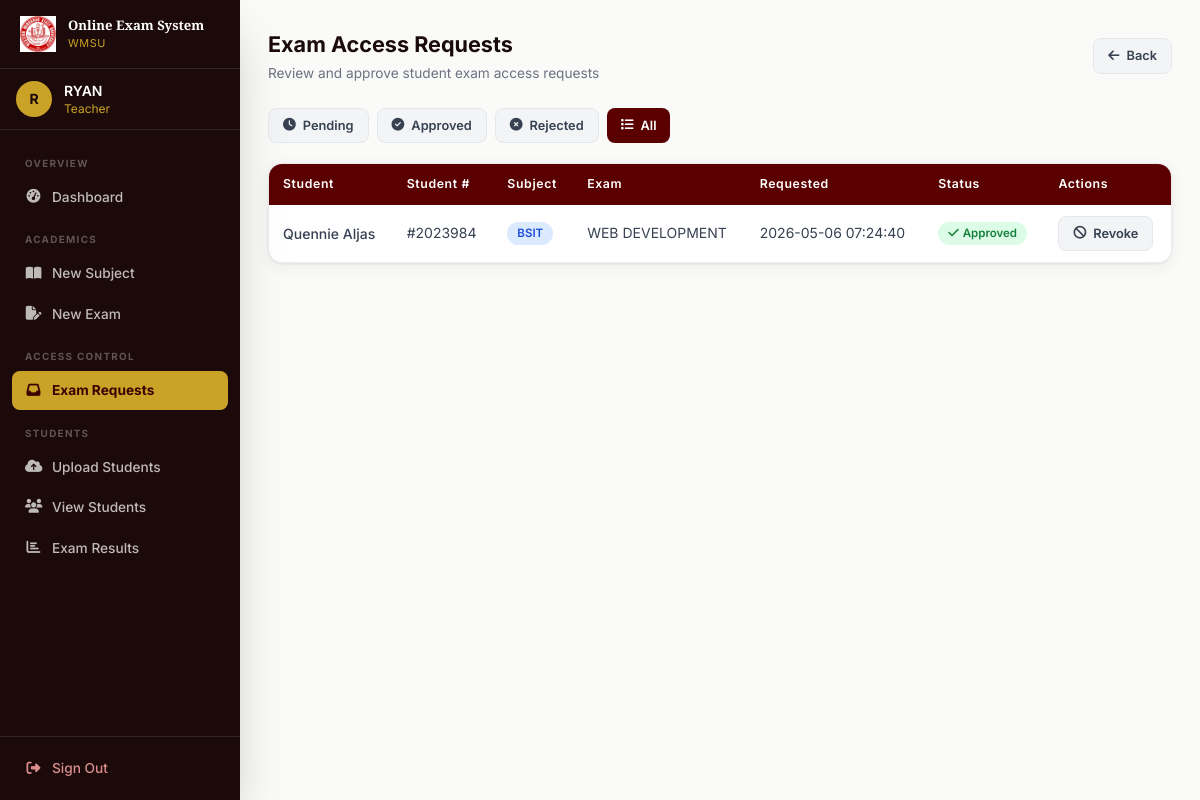
Page /teacher/exam_requests?status=all (signed in) on the committed database.
### tables this page shows
CREATE TABLE exam_access_requests (
            id INTEGER PRIMARY KEY AUTOINCREMENT,
            student_id INTEGER NOT NULL,
            exam_id INTEGER NOT NULL,
            status TEXT DEFAULT 'pending',
            requested_at TIMESTAMP DEFAULT CURRENT_TIMESTAMP,
            reviewed_at TIMESTAMP,
            UNIQUE(student_id, exam_id),
            FOREIGN KEY (student_id) REFERENCES users (id),
            FOREIGN KEY (exam_id) REFERENCES exams (id)
        );

CREATE TABLE users (
        id INTEGER PRIMARY KEY AUTOINCREMENT,
        name TEXT NOT NULL,
        email TEXT UNIQUE NOT NULL,
        password TEXT NOT NULL,
        role TEXT NOT NULL,
        student_number INTEGER UNIQUE,
        is_verified INTEGER DEFAULT 0
    );

CREATE TABLE subjects (
        id INTEGER PRIMARY KEY AUTOINCREMENT,
        subject_name TEXT NOT NULL,
        teacher_id INTEGER NOT NULL,
        FOREIGN KEY (teacher_id) REFERENCES users (id)
    );

CREATE TABLE exams (
        id INTEGER PRIMARY KEY AUTOINCREMENT,
        subject_id INTEGER NOT NULL,
        title TEXT NOT NULL,
        duration INTEGER NOT NULL,
        FOREIGN KEY (subject_id) REFERENCES subjects (id)
    );

### app.py (the view, shortened to what this page needs)
@app.route('/teacher/exam_requests')
@login_required
@role_required('teacher')
def exam_requests():
    conn = get_db()
    status_filter = request.args.get('status', 'pending')
    if status_filter == 'all':
        all_requests = db_execute(conn, """
            SELECT r.*, u.name as student_name, u.student_number, e.title as exam_title, s.subject_name
            FROM exam_access_requests r
            JOIN users u ON r.student_id = u.id
            JOIN exams e ON r.exam_id = e.id
            JOIN subjects s ON e.subject_id = s.id
            WHERE s.teacher_id = ?
            ORDER BY r.requested_at DESC
        """, (session['user_id'],)).fetchall()
    conn.close()
    return render_template('exam_requests.html', requests=all_requests, status_filter=status_filter)

### app.py (called while the page is built)
def get_db():
    if USE_POSTGRES:
        conn = psycopg2.connect(DATABASE_URL)
        conn.autocommit = False
        return conn
    else:
        conn = sqlite3.connect('examination.db')
        conn.row_factory = sqlite3.Row
        return conn

def db_cursor(conn):
    if USE_POSTGRES:
        return conn.cursor(cursor_factory=psycopg2.extras.RealDictCursor)
    return conn.cursor()

def db_execute(conn, sql, params=()):
    if USE_POSTGRES:
        sql = sql.replace('?', '%s')
    cur = db_cursor(conn)
    cur.execute(sql, params)
    return cur

def login_required(f):
    @wraps(f)
    def decorated(*args, **kwargs):
        if 'user_id' not in session:
            flash('Please sign in to continue.', 'danger')
            return redirect(url_for('login'))
        return f(*args, **kwargs)
    return decorated

def role_required(role):
    def decorator(f):
        @wraps(f)
        def decorated(*args, **kwargs):
            if session.get('role') != role:
                flash('You do not have permission to access that page.', 'danger')
                return redirect(url_for('dashboard'))
            return f(*args, **kwargs)
        return decorated
    return decorator

### templates/exam_requests.html (shortened to what this page needs)
{% extends "base.html" %}
{% block content %}
<div class="mb-6 flex items-center justify-between flex-wrap gap-3">
    <div>
        <h1 class="page-title">Exam Access Requests</h1>
        <p class="page-subtitle">Review and approve student exam access requests</p>
    </div>
    <a href="{{ url_for('teacher_dashboard') }}" class="btn btn-secondary btn-sm">
        <i class="fas fa-arrow-left"></i> Back
    </a>
</div>
<div class="flex gap-2 mb-5 flex-wrap">
    <a href="{{ url_for('exam_requests', status='pending') }}"
       class="btn btn-sm {% if status_filter == 'pending' %}btn-primary{% else %}btn-secondary{% endif %}">
        <i class="fas fa-clock"></i> Pending
    </a>
    <a href="{{ url_for('exam_requests', status='approved') }}"
       class="btn btn-sm {% if status_filter == 'approved' %}btn-primary{% else %}btn-secondary{% endif %}">
        <i class="fas fa-circle-check"></i> Approved
    </a>
    <a href="{{ url_for('exam_requests', status='rejected') }}"
       class="btn btn-sm {% if status_filter == 'rejected' %}btn-primary{% else %}btn-secondary{% endif %}">
        <i class="fas fa-times-circle"></i> Rejected
    </a>
    <a href="{{ url_for('exam_requests', status='all') }}"
       class="btn btn-sm {% if status_filter == 'all' %}btn-primary{% else %}btn-secondary{% endif %}">
        <i class="fas fa-list"></i> All
    </a>
</div>
<div class="card">
    {% if requests %}
    <div class="overflow-x-auto">
        <table class="data-table">
            <thead>
                <tr>
                    <th>Student</th>
                    <th>Student #</th>
                    <th>Subject</th>
                    <th>Exam</th>
                    <th>Requested</th>
                    <th>Status</th>
                    <th>Actions</th>
                </tr>
            </thead>
            <tbody>
                {% for req in requests %}
                <tr>
                    <td class="font-medium text-gray-800">{{ req.student_name }}</td>
                    <td class="text-gray-500 text-sm">#{{ req.student_number }}</td>
                    <td><span class="badge badge-blue">{{ req.subject_name }}</span></td>
                    <td class="text-gray-800 text-sm">{{ req.exam_title }}</td>
                    <td class="text-gray-500 text-sm">
                        {{ req.requested_at.strftime('%b %d, %Y') if req.requested_at and req.requested_at is not string else req.requested_at or '—' }}
                    </td>
                    <td>
                        {% if req.status == 'pending' %}
                        <span class="badge badge-yellow"><i class="fas fa-clock text-xs"></i> Pending</span>
                        {% elif req.status == 'approved' %}
                        <span class="badge badge-green"><i class="fas fa-check text-xs"></i> Approved</span>
                        {% else %}
                        <span class="badge badge-red"><i class="fas fa-times text-xs"></i> Rejected</span>
                        {% endif %}
                    </td>
                    <td>
                        {% if req.status == 'pending' %}
                        <div class="flex gap-1.5">
                            <form method="POST" action="{{ url_for('approve_request', req_id=req.id) }}">
                                <button type="submit" class="btn btn-success btn-sm"><i class="fas fa-check"></i> Approve</button>
                            </form>
                            <form method="POST" action="{{ url_for('reject_request', req_id=req.id) }}">
                                <button type="submit" class="btn btn-danger btn-sm"><i class="fas fa-times"></i> Reject</button>
                            </form>
                        </div>
                        {% elif req.status == 'approved' %}
                        <form method="POST" action="{{ url_for('reject_request', req_id=req.id) }}">
                            <button type="submit" class="btn btn-sm btn-secondary" onclick="return confirm('Revoke this student\'s access?')"><i class="fas fa-ban"></i> Revoke</button>
                        </form>
                        {% else %}
                        <form method="POST" action="{{ url_for('approve_request', req_id=req.id) }}">
                            <button type="submit" class="btn btn-success btn-sm"><i class="fas fa-check"></i> Approve</button>
                        </form>
                        {% endif %}
                    </td>
                </tr>
                {% endfor %}
            </tbody>
        </table>
    </div>
    {% endif %}
</div>
{% endblock %}

### templates/base.html (style rules this page uses)
* { box-sizing:border-box }
html { scroll-behavior:smooth }
body { font-family:'Inter',system-ui,sans-serif }
.data-table { width:100%;border-collapse:collapse }
.data-table th { background:#5a0000;color:#fff;padding:11px 14px;text-align:left;font-size:.77rem;font-weight:600;letter-spacing:.05em;white-space:nowrap }
.data-table th:first-child { border-radius:8px 0 0 0 }
.data-table th:last-child { border-radius:0 8px 0 0 }
.data-table td { padding:11px 14px;font-size:.875rem;color:#374151;border-bottom:1px solid #f3f0ee;vertical-align:middle }
.data-table tbody tr { background:#fff;transition:background .15s }
.data-table tbody tr:last-child td { border-bottom:none }
.btn { display:inline-flex;align-items:center;gap:7px;padding:10px 20px;border:none;border-radius:8px;font-size:.875rem;font-weight:600;cursor:pointer;transition:all .2s;font-family:'Inter',sans-serif;text-decoration:none;white-space:nowrap }
.btn-primary { background:#5a0000;color:#fff }
.btn-secondary { background:#f3f4f6;color:#374151;border:1.5px solid #e5e7eb }
.btn-sm { padding:7px 14px;font-size:.8rem }
.badge { display:inline-flex;align-items:center;gap:4px;padding:3px 10px;border-radius:20px;font-size:.72rem;font-weight:600 }
.badge-green { background:#dcfce7;color:#15803d }
.badge-blue { background:#dbeafe;color:#1d4ed8 }
.card { background:#fff;border-radius:14px;box-shadow:0 1px 3px rgba(0,0,0,.08),0 4px 16px rgba(0,0,0,.06);border:1px solid #f0ebe8;overflow:hidden }
.page-title { font-size:1.35rem;font-weight:700;color:#1a0a0a;margin-bottom:3px }
.page-subtitle { font-size:.855rem;color:#6b7280 }
a { text-decoration:none }

### rows in the picture
exam_access_requests: student_name "Quennie Aljas", student_number "2023984", subject_name "BSIT", exam_title "WEB DEVELOPMENT", requested_at "2026-05-06 07:24:40", status "approved" (drawn)

### other values in the picture
{{ (session.name or 'U')[0]|upper }} "R"
{{ session.name }} "RYAN"
{{ session.role }} "Teacher"
